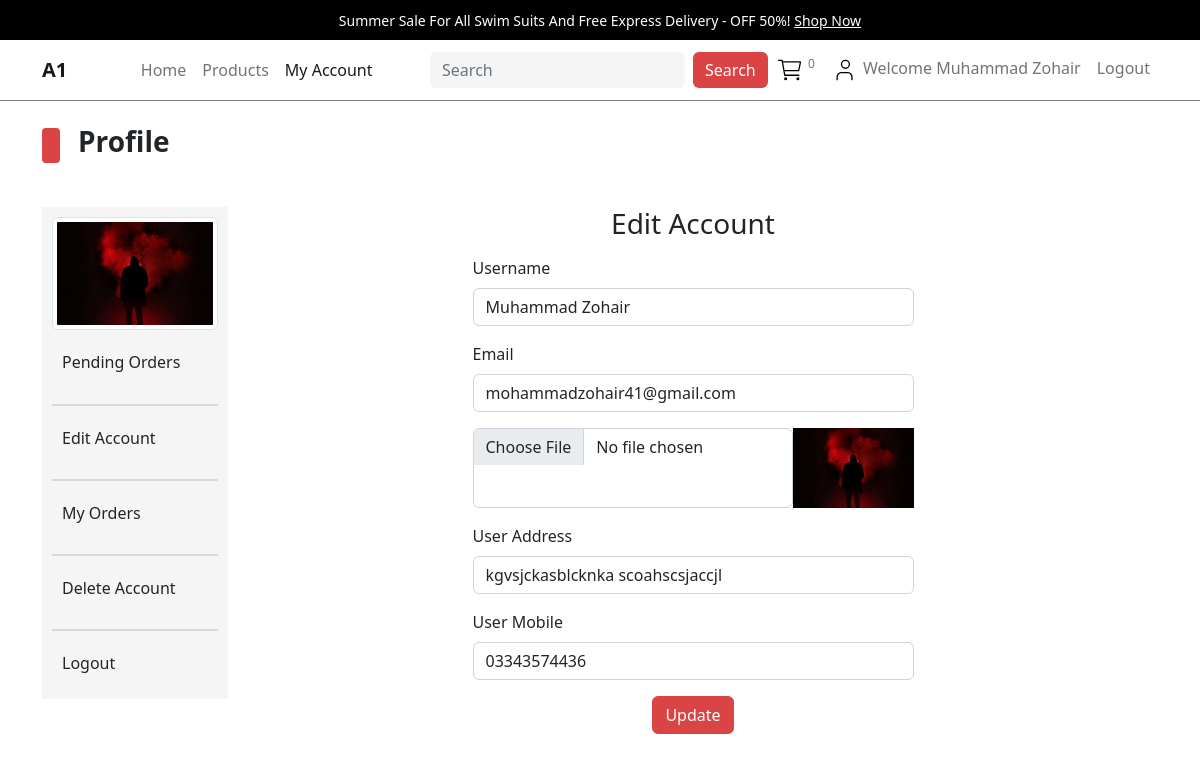
Page /users_area/profile.php?edit_account (signed in) on the committed database.
### tables this page shows
CREATE TABLE `user_table` (
  `user_id` int(11) NOT NULL,
  `username` varchar(100) NOT NULL,
  `user_email` varchar(100) NOT NULL,
  `user_password` varchar(255) NOT NULL,
  `user_image` varchar(255) NOT NULL,
  `user_ip` varchar(100) NOT NULL,
  `user_address` varchar(255) NOT NULL,
  `user_mobile` varchar(20) NOT NULL
);

### users_area/edit_account.php (the view, shortened to what this page needs)
<?php
if(isset($_GET['edit_account'])){
    $user_session_name = $_SESSION['username'];
    $select_user_query = "SELECT * FROM `user_table` WHERE username='$user_session_name'";
    $select_user_result = mysqli_query($con,$select_user_query);
    $row_user_fetch = mysqli_fetch_array($select_user_result);
    $username = $row_user_fetch['username'];
    $user_email = $row_user_fetch['user_email'];
    $user_address = $row_user_fetch['user_address'];
    $user_mobile = $row_user_fetch['user_mobile'];
    $user_image = $row_user_fetch['user_image'];
}
?>
<!DOCTYPE html>
<html lang="en">
<head>
</head>
<body>
    <div class="container">
        <div class="row justify-content-center">
            <div class="col-md-6">
                <h3 class="text-center mb-3">Edit Account</h3>
                <form action="" method="post" enctype="multipart/form-data" class="d-flex flex-column gap-3">
                    <div class="form-outline">
                        <label for="user_username" class="form-label">Username</label>
                        <input type="text" name="user_username" id="user_username" class="form-control" value="<?php echo $username;?>">
                    </div>
                    <div class="form-outline">
                        <label for="user_email" class="form-label">Email</label>
                        <input type="email" name="user_email" id="user_email" class="form-control" value="<?php echo $user_email;?>">
                    </div>
                    <div class="form-outline d-flex">
                        <input type="file" name="user_image" id="user_image" value="<?php echo $user_image;?>" class="form-control">
                        <img src="./user_images/<?php echo $user_image;?>" height="80px" alt="<?php echo $username;?> Photo">
                    </div>
                    <div class="form-outline">
                        <label for="user_address" class="form-label">User Address</label>
                        <input type="text" name="user_address" id="user_address" class="form-control" value="<?php echo $user_address;?>">
                    </div>
                    <div class="form-outline">
                        <label for="user_mobile" class="form-label">User Mobile</label>
                        <input type="text" name="user_mobile" id="user_mobile" class="form-control" value="<?php echo $user_mobile;?>">
                    </div>
                    <div class="form-outline text-center">
                        <input type="submit" name="user_update" id="user_update" value="Update" class="btn btn-primary">
                    </div>
                </form>
            </div>
        </div>
    </div>
</body>
</html>

### users_area/profile.php (shortened to what this page needs)
<?php
include("../functions/common_functions.php");
?>
<!DOCTYPE html>
<html lang="en">
<head>
    <link rel="stylesheet" href="../assets/css/bootstrap.css" />
    <link rel="stylesheet" href="../assets/css/main.css" />
</head>
<body>
    <div class="upper-nav primary-bg p-2 px-3 text-center text-break">
        <span>Summer Sale For All Swim Suits And Free Express Delivery - OFF 50%! <a>Shop Now</a></span>
    </div>
    <nav class="navbar navbar-expand-lg navbar-light bg-light">
        <div class="container">
            <a class="navbar-brand fw-bold" href="index.php">A1</a>
            <div class="collapse navbar-collapse" id="navbarSupportedContent">
                <ul class="navbar-nav mx-auto mb-2 mb-lg-0">
                    <li class="nav-item">
                        <a class="nav-link" href="../index.php">Home</a>
                    </li>
                    <li class="nav-item">
                        <a class="nav-link" href="../products.php">Products</a>
                    </li>
                    <li class="nav-item">
                        <a class="nav-link active"  aria-current="page" href="profile.php">My Account</a>
                    </li>
                </ul>
                <form class="d-flex" action="../search_product.php">
                    <input class="form-control me-2" type="search" placeholder="Search" aria-label="Search">
                    <button class="btn btn-outline-primary" type="submit">Search</button>
                </form>
                <ul class="navbar-nav mb-2 mb-lg-0">
                    <li class="nav-item">
                        <a class="nav-link" href="../cart.php">
                            <sup>
                            </sup>
                        </a>
                    </li>
                    <li class="nav-item">
                        <a class="nav-link" class="d-flex align-items-center gap-1" href="#">
                            <?php
                                if(!isset($_SESSION['username'])){
                                    echo "<span>
                                    Admin
                                </span>";
                            }else{
                                    echo "<span>
                                    Welcome ".$_SESSION['username']. "</span>";
                                }
                                ?>
                        </a>
                    </li>
                    <?php
                    if(!isset($_SESSION['username'])){
                        echo "<li class='nav-item'>
                        <a class='nav-link' href='./users_area/user_login.php'>
                            Login
                        </a>
                    </li>";
                }else{
                        echo "<li class='nav-item'>
                        <a class='nav-link' href='./logout.php'>
                            Logout
                        </a>
                    </li>";
                    }
                    ?>
                </ul>
            </div>
        </div>
    </nav>
    <div class="all-prod">
        <div class="container">
            <div class="sub-container pt-4 pb-4">
                <div class="categ-header">
                    <div class="sub-title">
                        <span class="shape"></span>
                        <span class="title h3 text-dark">Profile</span>
                    </div>
                </div>
                <div class="row mx-0">
                    <div class="col-md-2 side-nav p-0">
                        <ul class="navbar-nav me-auto navbar-profile">
                            <?php
                                $username = $_SESSION['username'];
                                $select_user_img = "SELECT * FROM `user_table` WHERE username='$username'";
                                $select_user_img_result = mysqli_query($con,$select_user_img);
                                $row_user_img = mysqli_fetch_array($select_user_img_result);
                                $userImg = $row_user_img['user_image'];
                                echo "                            <li class='nav-item d-flex align-items-center gap-2'>
                                <img src='./user_images/$userImg' alt='$username photo' class='img-profile img-thumbnail'/>
                            </li>";
                            ?>
                            <li class="nav-item d-flex align-items-center gap-2">
                                <a href="profile.php" class="nav-link fw-bold">
                                    <h6>Pending Orders</h6>
                                </a>
                            </li>
                            <li class="table-group-divider"></li>
                            <li class="nav-item d-flex align-items-center gap-2">
                                <a href="profile.php?edit_account" class="nav-link fw-bold">
                                    <h6>Edit Account</h6>
                                </a>
                            </li>
                            <li class="table-group-divider"></li>
                            <li class="nav-item d-flex align-items-center gap-2">
                                <a href="profile.php?my_orders" class="nav-link fw-bold">
                                    <h6>My Orders</h6>
                                </a>
                            </li>
                            <li class="table-group-divider"></li>
                            <li class="nav-item d-flex align-items-center gap-2">
                                <a href="profile.php?delete_account" class="nav-link fw-bold">
                                    <h6>Delete Account</h6>
                                </a>
                            </li>
                            <li class="table-group-divider"></li>
                            <li class="nav-item d-flex align-items-center gap-2">
                                <a href="./logout.php" class="nav-link fw-bold">
                                    <h6>Logout</h6>
                                </a>
                            </li>
                        </ul>
                    </div>
                    <div class="col-md-10">
                        <div class="row">
                            <?php
                                if(isset($_GET['edit_account'])){
                                    include('./edit_account.php');
                                }
                            ?>
                        </div>
                    </div>
                </div>
            </div>
        </div>
    </div>
</body>
</html>

### assets/css/main.css (style rules this page uses)
* { -webkit-box-sizing: border-box; -moz-box-sizing: border-box; box-sizing: border-box; margin: 0; padding: 0; }
html { scroll-behavior: smooth; }
a { text-decoration: none; color: #000000; cursor: pointer; }
button, input[type="submit"] { cursor: pointer; }
ul { list-style: none; }
.primary-bg { background-color: #000; }
.text-dark { --bs-text-opacity: 1; color: rgba(var(--bs-darkk-rgb), var(--bs-text-opacity)) !important; }
.container .categ-header { display: flex; flex-direction: column; gap: 20px; margin-bottom: 40px; }
.container .categ-header .sub-title { display: flex; flex-direction: row; gap: 18px; align-items: center; }
.container .categ-header .sub-title span:nth-of-type(1) { width: 18px; height: 35px; background-color: #DB4444; border-radius: 4px; -webkit-border-radius: 4px; -moz-border-radius: 4px; -ms-border-radius: 4px; -o-border-radius: 4px; }
.shape { display: inline-block; width: 18px; height: 35px; background-color: #DB4444; border-radius: 4px; -webkit-border-radius: 4px; -moz-border-radius: 4px; -ms-border-radius: 4px; -o-border-radius: 4px; }
.container .categ-header .sub-title span:nth-of-type(2) { color: #DB4444; font-weight: bold; }
.upper-nav span { color: #ffffff; font-size: 14px; }
.upper-nav span a { text-decoration: underline !important; }
.bg-light { background-color: #ffffff !important; border-bottom: 1px solid #7D8184; }
.navbar .d-flex .form-control { background-color: #F5F5F5; border: none; }
.navbar .d-flex .btn-outline-primary { background-color: #DB4444; color: #ffffff; border: none; }
.all-prod .container .sub-container .side-nav a { padding: 8px 10px; }
.navbar-profile { background-color: #F5F5F5; padding: 10px; gap: 15px; }
.img-profile { width:100%; }
li.table-group-divider , .table-group-divider { border-color: #d8d8d8; }

### rows in the picture
user_table: user_image (picture), user_username "Muhammad Zohair", user_email "mohammadzohair41@gmail.com", user_address "kgvsjckasblcknka scoahscsjaccjl", user_mobile "03343574436"

### other values in the picture
$count_cart_items "0"
$_SESSION['username'] "Muhammad Zohair"
